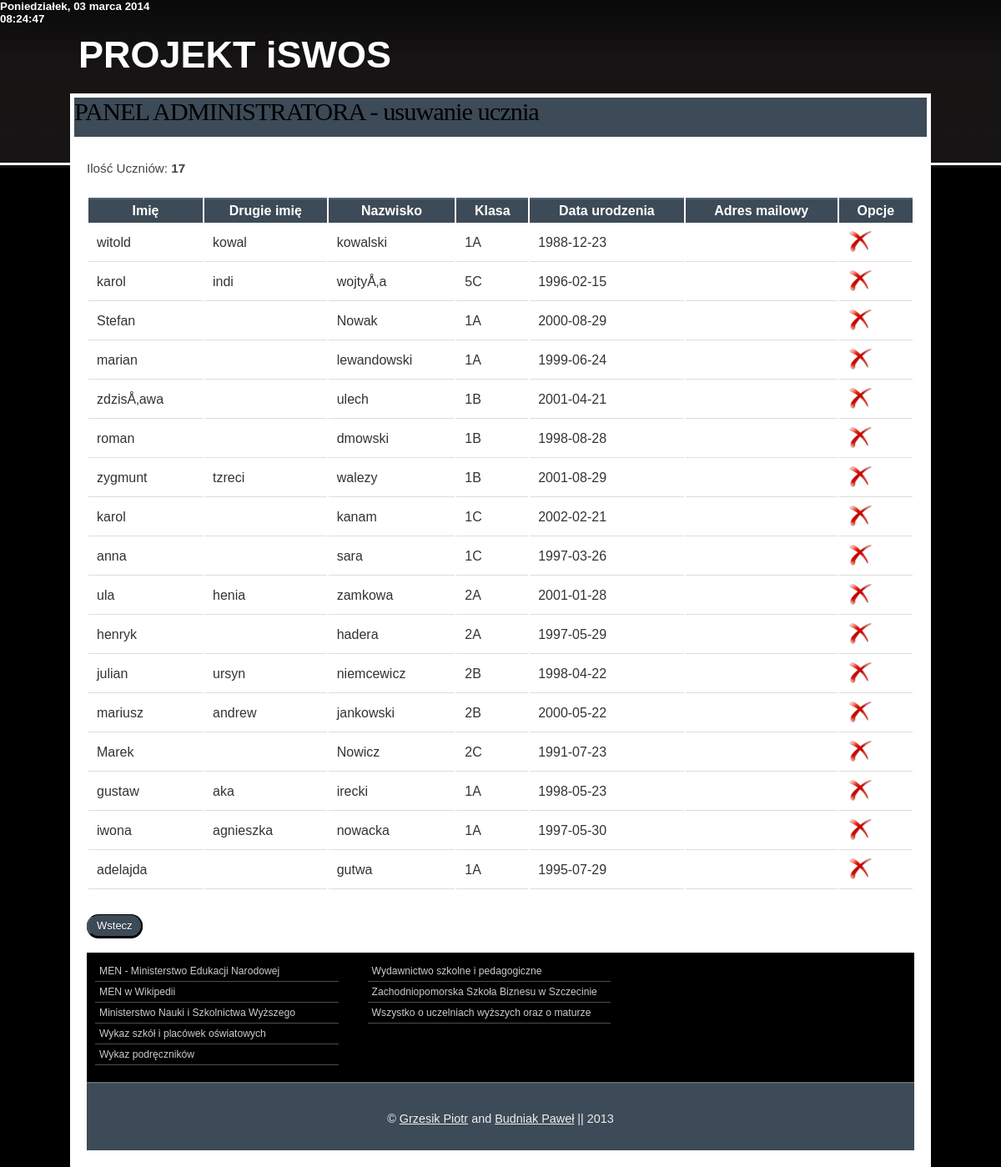
/pages/editu.php (signed in), run on the app's committed database.
### tables this page shows
CREATE TABLE IF NOT EXISTS `uczen` (
  `iducznia` int(11) NOT NULL AUTO_INCREMENT,
  `imie` varchar(15) NOT NULL,
  `imie2` varchar(15) NOT NULL,
  `nazwisko` varchar(20) NOT NULL,
  `data_urodzenia` date NOT NULL,
  `telefon` varchar(9) NOT NULL,
  `idklasy` text NOT NULL,
  `iduwagi` text NOT NULL,
  PRIMARY KEY (`iducznia`)
);

### pages/editu.php (the view, shortened to what this page needs)
<?php
include 'header.php';
?>
<div id="wrap">
    <div class="header">
        <h5>PROJEKT <strong> iSWOS</strong></h5>
    </div>
    <div class="page">
        <div id="navbg">
            <div id="nav">
               <h3>PANEL ADMINISTRATORA - usuwanie ucznia</h3>
            </div>
        </div>
        <div class="page-wrap">
            <div class="content">
                            <?php
								                    $rezultat = mysql_query("SELECT * FROM uczen order by iducznia ASC") or die(mysql_error());
                                    $wykonaj = mysql_num_rows($rezultat);
                                    echo "<p>Ilość Uczniów: <b>".$wykonaj."</b></p>";
                                    echo "<p>";
                                    echo "<table boder=\"1\"><tr>";
                                    echo "<th ><strong>Imię</strong></th>";
                                    echo "<th ><strong>Drugie imię</strong></th>";
                                    echo "<th ><strong>Nazwisko</strong></th>";
                                    echo "<th ><strong>Klasa</strong></th>";
                                    echo "<th ><strong>Data urodzenia</strong></th>";
                                    echo "<th ><strong>Adres mailowy</strong></th>";
                                    echo "<th ><strong>Opcje</strong></th>";
                                    while ($record = mysql_fetch_array($rezultat, MYSQL_ASSOC))  {
                                      echo "</tr>";
                                      echo "<td >" . $record['imie'] . "</td>";
                                      echo "<td >" . $record['imie2'] . "</td>";
                                      echo "<td >" . $record['nazwisko'] . "</td>";
                                      echo "<td >" . $record['idklasy'] . "</td>";
                                      echo "<td >" . $record['data_urodzenia'] . "</td>";
                                      echo "<td >" . $record['email'] . "</td>";
                                      echo "<td >  <h4><a href=\"editu.php?usun={$record['iducznia']}\"><img src=\"../images/del.png\" alt=\"Usuń\" name=\"Usuń\" title=\"Usuń\"></a>&nbsp&nbsp
                                            </h4> </td>";
                                   }
                                   echo "</table>";
							?>
					   <br />
                       <a href="adminindex.php"><button>Wstecz</button></a><br />
                       <br />
            </div>
            <div class="footer-navigation">
                <ul>
                    <li><a href="http://www.men.gov.pl" title="MEN - Ministerstwo Edukacji Narodowej" onclick="this.target='_blank'">MEN - Ministerstwo Edukacji Narodowej</a></li>
                    <li><a href="http://pl.wikipedia.org/wiki/Ministerstwo_Edukacji_Narodowej" title="MEN w Wikipedii" onclick="this.target='_blank'">MEN w Wikipedii</a></li>
                    <li><a href="http://www.mnisw.gov.pl" title="Ministerstwo Nauki i Szkolnictwa Wyższego" onclick="this.target='_blank'">Ministerstwo Nauki i Szkolnictwa Wyższego</a></li>
                    <li><a href="http://www.cie.men.gov.pl/index.php/sio-wykaz-szkol-i-placowek.html" title="Wykaz szkół i placówek oświatowych">Wykaz szkół i placówek oświatowych</a></li>
                    <li><a href="http://www.men.gov.pl/podreczniki/" title="Wykaz podręczników" onclick="this.target='_blank'">Wykaz podręczników</a></li>
                </ul>
                <ul>
                    <li><a href="http://www.wsip.pl/dla_nauczycieli/przedmioty/szkolnictwo_specjalne/aktualnosci" title="Wydawnictwo szkolne i pedagogiczne" onclick="this.target='_blank'">Wydawnictwo szkolne i pedagogiczne</a></li>
                    <li><a href="http://www.zpsb.szczecin.pl" title="Zachodniopomorska Szkoła Biznesu w Szczecinie" onclick="this.target='_blank'">Zachodniopomorska Szkoła Biznesu w Szczecinie</a></li>
                    <li><a href="http://www.edukacja.net" title="Wszystko o uczelniach wyższych oraz o maturze" onclick="this.target='_blank'">Wszystko o uczelniach wyższych oraz o maturze</a></li>
                </ul>
            </div>
            <div class="footer">
                <p>© <a href="mailto: grzesikpiotr@op.pl">Grzesik Piotr</a> and <a href="mailto: p.budniak5@gmail.com">Budniak Paweł</a> || 2013</p>
            </div>
        </div>
    </div>
</div>
</body>
</html>

### styles.css (style rules this page uses)
* { margin:0; padding:0; }
body { background:#000000 url('images/body.jpg') repeat-x scroll top left; margin:0 auto; padding:0; font-family:Arial, Helvetica, sans-serif; color:#333333; }
div#wrap { width:86%; margin:30px auto 0 auto; padding:0 10px; }
div.header { padding:10px 0 20px 10px; margin:0 auto; }
div#navbg { background-color:#ffffff; padding:5px; }
div#nav { background-color:#3D4A57; height:47px; display:block; }
h3 { font-size:1.9em; font-family:Georgia, "Times New Roman", Times, serif; font-weight:normal; color:#000000; letter-spacing:-1px; }
h4 { font-family:Georgia, "Times New Roman", Times, serif; font-size:16px; letter-spacing:-1px; font-weight:normal; color:red; }
h5 { font-size:45px; font-family:Arial, Helvetica, sans-serif; color: white; border: 1px; }
p { margin-bottom:20px; line-height:1.7em; font-size:0.95em; color:#333333; }
ul { padding:0 0 20px 35px; list-style:none; }
button { border-top: 1px solid #000000; background: #3d4a57; background: (left top, left bottom); background: (top, #3d4a57, #3d4a57); padding: 5px 10px; border-radius: 40px; box-shadow: rgba(0,0,0,1) 0 1px 0; text-shadow: rgba(0,0,0,.4) 0 1px 0; color: #ffffff; font-size: 13px; font-family: Helvetica, Arial, Sans-Serif; text-decoration: none; vertical-align: middle; }
table { width:100%; margin-bottom:10px; }
table tr th, table tr td { padding:5px 10px; }
table tr th { background:#3D4A57 none repeat-x scroll bottom left; color:#ffffff; border-top:2px solid #526475; }
table tr td { border-bottom:1px solid #dddddd; }
a, a:visited { color:#f0f3f6; }
div.page { clear:both; margin:0; padding:0; background-color:#ffffff; }
div.page ul { font-size:0.95em; color:#333333; }
div.page ul li { padding:2px 0; }
div.page p { text-align:justify; font-family:Helvetica, Arial, sans-serif; color:#444444; }
div.page-wrap { background-color:#ffffff; padding:20px; clear:both; }
div.content { background-color:#ffffff; float:left; width:100%; }
div.footer-navigation { background:black none repeat-x scroll left 50%; min-height:90px; border-bottom:1px solid #666666; padding:10px 10px 20px; clear:both; }
div.footer-navigation ul { list-style:none; padding:0; width:30%; float:left; margin-right:35px; }
div.footer-navigation ul li { padding:5px; color:#cccccc; border-bottom:1px solid #4D4D4D; font-size:0.8em; font-family:Helvetica, Arial, sans-serif; }
div.footer-navigation ul li a, div.footer-navigation ul li a:visited { color:#cccccc; text-decoration:none; }
div.footer { clear:both; border-top:1px solid #526475; background:#3D4A57; min-height:80px; clear:both; }
div.footer p { text-align:center; color:#eeeeee; padding-top:30px; font-size:0.9em; }
div.footer p a, div.footer p a:visited { color:#eeeeee; }

### data on the page
uczen: imie "witold", imie2 "kowal", nazwisko "kowalski", idklasy "1A", data_urodzenia "1988-12-23"
uczen: imie "karol", imie2 "indi", nazwisko "wojtyÅ‚a", idklasy "5C", data_urodzenia "1996-02-15"
uczen: imie "Stefan", nazwisko "Nowak", idklasy "1A", data_urodzenia "2000-08-29"
uczen: imie "marian", nazwisko "lewandowski", idklasy "1A", data_urodzenia "1999-06-24"
uczen: imie "zdzisÅ‚awa", nazwisko "ulech", idklasy "1B", data_urodzenia "2001-04-21"
uczen: imie "roman", nazwisko "dmowski", idklasy "1B", data_urodzenia "1998-08-28"
uczen: imie "zygmunt", imie2 "tzreci", nazwisko "walezy", idklasy "1B", data_urodzenia "2001-08-29"
uczen: imie "karol", nazwisko "kanam", idklasy "1C", data_urodzenia "2002-02-21"
uczen: imie "anna", nazwisko "sara", idklasy "1C", data_urodzenia "1997-03-26"
uczen: imie "ula", imie2 "henia", nazwisko "zamkowa", idklasy "2A", data_urodzenia "2001-01-28"
uczen: imie "henryk", nazwisko "hadera", idklasy "2A", data_urodzenia "1997-05-29"
uczen: imie "julian", imie2 "ursyn", nazwisko "niemcewicz", idklasy "2B", data_urodzenia "1998-04-22"
uczen: imie "mariusz", imie2 "andrew", nazwisko "jankowski", idklasy "2B", data_urodzenia "2000-05-22"
uczen: imie "Marek", nazwisko "Nowicz", idklasy "2C", data_urodzenia "1991-07-23"
uczen: imie "gustaw", imie2 "aka", nazwisko "irecki", idklasy "1A", data_urodzenia "1998-05-23"
uczen: imie "iwona", imie2 "agnieszka", nazwisko "nowacka", idklasy "1A", data_urodzenia "1997-05-30"
uczen: imie "adelajda", nazwisko "gutwa", idklasy "1A", data_urodzenia "1995-07-29"

### other printed values
$wykonaj "17"
